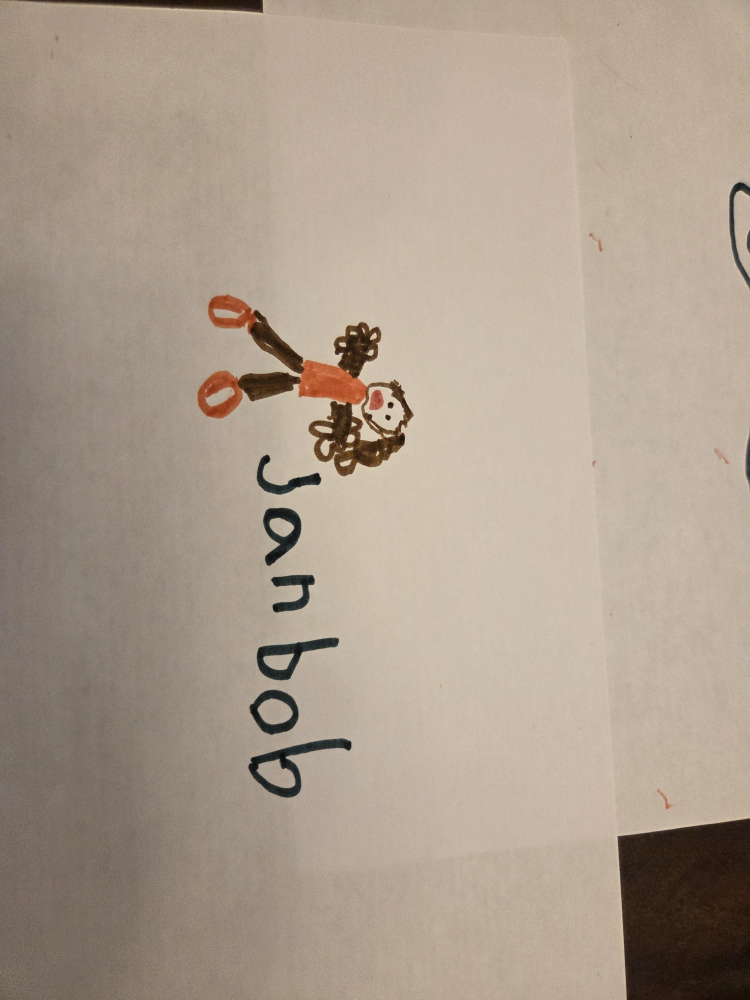
#> input picture assets/custom/img/player.jpg, 3000 x 4000 px (shown at 1/4 size)
$ python build_player.py
#> lines starting #> are read from the running program, lines starting #| are printed output that depends on the picture; after the words box and inside, x2 and y2 are one past the last pixel; in counts of white or black regions, pixels touching at a corner belong together
#!/usr/bin/env python3
"""
Build the player sprite (Janbob) from the photo of the crayon drawing.

  assets/custom/img/player.jpg  ->  assets/player.png      (RGBA, cut out)
                                    assets/janbob_name.png (handwritten name)

The source is a 3000x4000 phone photo with the drawing lying on its side, so:

  1. the sheet was photographed in portrait       -> rotate 90 deg CCW
  2. warm indoor light makes paper cream          -> one global per-channel gain
  3. paper white *is* the face and the gaps       -> alpha = the drawing's own
                                                     silhouette (ink + pigment,
                                                     holes filled), same trick as
                                                     tools/build_balls.py
  4. the name is written next to the figure       -> second sprite, its own cut

Nothing is redrawn, traced or smoothed: the crayon strokes and paper grain are
the photo's own pixels.

The sprite is cut so the character's raised right hand (screen left - the one he
throws with) is a known point on the canvas; the game prints/holds everything
from there. build_player.py prints that point as a fraction of the canvas:

    hand  x=0.247 y=0.218

Keep JANBOB_HAND in src/game.js in step with it if you ever re-cut the art.

Usage:  python3 tools/build_player.py [--preview OUTDIR]
Needs:  opencv-python-headless, numpy, pillow
"""
import argparse
import os
import sys

import cv2
import numpy as np

ROOT = os.path.dirname(os.path.dirname(os.path.abspath(__file__)))
SRC = os.path.join(ROOT, "assets/custom/img/player.jpg")
OUT = os.path.join(ROOT, "assets")

PAPER_TARGET = 236.0    # unpainted paper -> neutral grey-white, same as the balls
CANVAS_H = 520          # sprite height in px (drawn ~200px tall in game: 2.6x)
MARGIN = 12             # px of air around the drawing
CROP_PAD = 40           # px of paper kept around the figure before the cut
NAME_PAD = 22
NAME_W = 700            # the handwritten name is drawn ~200px wide in game
# This photo has a desk along the top and right edges, and the desk is pale
# enough to pass for paper in a brightness mask. The drawing sits in the left
# two-thirds, so the figure is looked for only there: x0, y0, x1, y1 as
# fractions of the rotated frame.
FIGURE_ROI = (0.00, 0.20, 0.62, 0.95)


def read_upright(path):
    """Photo is portrait, drawing is landscape: rotate so the figure stands up."""
    from PIL import Image
    # PIL on purpose: cv2.imread() honours the EXIF tag and would rotate again.
    img = cv2.cvtColor(np.asarray(Image.open(path).convert("RGB")), cv2.COLOR_RGB2BGR)
    return np.ascontiguousarray(np.rot90(img, 1))


def marks(img):
    """Pixels that are ink or pigment rather than paper."""
    lab = cv2.cvtColor(img, cv2.COLOR_BGR2LAB)
    L = lab[:, :, 0].astype(np.float32)
    chroma = np.hypot(lab[:, :, 1].astype(np.float32) - 128,
                      lab[:, :, 2].astype(np.float32) - 128)
    return (L < 110) | (chroma > 40)


def balance(crop):
    """One global per-channel gain, estimated from the unpainted paper."""
    lab = cv2.cvtColor(crop, cv2.COLOR_BGR2LAB)
    L = lab[:, :, 0].astype(np.float32)
    chroma = np.hypot(lab[:, :, 1].astype(np.float32) - 128,
                      lab[:, :, 2].astype(np.float32) - 128)
    pm = (L > np.percentile(L, 70)) & (chroma < 20)
    if pm.mean() < 0.05:                       # drawing fills the frame
        pm = (L > np.percentile(L, 90)) & (chroma < 25)
    med = np.median(crop[pm], axis=0)
    gains = PAPER_TARGET / np.maximum(med, 1)
    return np.clip(crop.astype(np.float32) * gains, 0, 255), med, gains


def paper_region(img):
    """The sheet itself: bright, neutral, hole-filled. Everything else is desk."""
    lab = cv2.cvtColor(img, cv2.COLOR_BGR2LAB)
    L = lab[:, :, 0].astype(np.float32)
    chroma = np.hypot(lab[:, :, 1].astype(np.float32) - 128,
                      lab[:, :, 2].astype(np.float32) - 128)
    bright = cv2.morphologyEx(((L > 120) & (chroma < 40)).astype(np.uint8),
                              cv2.MORPH_CLOSE, np.ones((41, 41), np.uint8))
    n, lab2, stats, _ = cv2.connectedComponentsWithStats(bright, 8)
    j = 1 + int(np.argmax(stats[1:, cv2.CC_STAT_AREA]))
    m = (lab2 == j).astype(np.uint8)
    flood = m.copy()
    pad = np.zeros((m.shape[0] + 2, m.shape[1] + 2), np.uint8)
    cv2.floodFill(flood, pad, (0, 0), 1)
    sheet = (m | (flood == 0).astype(np.uint8)).astype(np.uint8)
    return cv2.erode(sheet, np.ones((25, 25), np.uint8))   # stay off the sheet edge


def biggest(mask, k):
    """Largest connected blob of `mask` after closing gaps of k px."""
    m = cv2.morphologyEx(mask.astype(np.uint8), cv2.MORPH_CLOSE,
                         np.ones((k, k), np.uint8))
    n, lab, stats, _ = cv2.connectedComponentsWithStats(m, 8)
    j = 1 + int(np.argmax(stats[1:, cv2.CC_STAT_AREA]))
    return (lab == j).astype(np.uint8), tuple(int(v) for v in stats[j, :4])


def silhouette(crop):
    """Opaque = ink+pigment, gaps closed, enclosed paper (face!) filled."""
    m, box = biggest(marks(crop), 13)
    H, W = m.shape[:2]
    flood = m.copy()
    pad = np.zeros((H + 2, W + 2), np.uint8)
    cv2.floodFill(flood, pad, (0, 0), 1)
    holes = (flood == 0).astype(np.uint8)      # paper the border cannot reach
    filled = (m | holes).astype(np.uint8)
    a = cv2.GaussianBlur(filled * 255, (0, 0), 1.0)
    return a, filled, box


def cut(img, box, pad):
    x, y, w, h = box
    x0, y0 = max(0, x - pad), max(0, y - pad)
    x1, y1 = min(img.shape[1], x + w + pad), min(img.shape[0], y + h + pad)
    return img[y0:y1, x0:x1].copy()


def find_hand(mask, box):
    """The raised right hand (screen left): the art's leftmost extremity.

    The hand is a scribbled blob at arm's end, so take the leftmost point of the
    silhouette inside the shoulder band and then the centroid of the ink around
    it - the ball is pinned there, so it must sit inside the blob, not on its rim.
    """
    x, y, w, h = box
    sub = mask[y:y + h, x:x + w]
    band = sub[int(h * 0.12):int(h * 0.45), :]
    ys, xs = np.where(band > 0)
    if not len(xs):
        return w * 0.2, h * 0.3
    tip_x, tip_y = int(xs.min()), int(ys[np.argmin(xs)])

    x0, x1 = tip_x, min(w, tip_x + int(w * 0.16))
    y0, y1 = max(0, tip_y - int(h * 0.09)), min(band.shape[0], tip_y + int(h * 0.09))
    win = band[y0:y1, x0:x1]
    wy, wx = np.where(win > 0)
    if not len(wx):
        return tip_x, int(h * 0.12) + tip_y
    return x0 + wx.mean(), int(h * 0.12) + y0 + wy.mean()


def crop_to_alpha(canvas):
    a = canvas[:, :, 3]
    ys, xs = np.where(a > 8)
    return canvas[ys.min():ys.max() + 1, xs.min():xs.max() + 1]


def fit(canvas, height):
    h, w = canvas.shape[:2]
    s = height / h
    return cv2.resize(canvas, (max(1, int(round(w * s))), height),
                      interpolation=cv2.INTER_AREA)


def build():
    img = read_upright(SRC)
    print("source %dx%d (rotated upright)" % (img.shape[1], img.shape[0]))

    sheet = paper_region(img)
    roi = np.zeros(img.shape[:2], np.uint8)
    x0, y0, x1, y1 = [int(f * s) for f, s in zip(FIGURE_ROI, (img.shape[1], img.shape[0]) * 2)]
    roi[y0:y1, x0:x1] = 1
    fig_mask, box = biggest(marks(img) & (sheet > 0) & (roi > 0), 13)
    print("figure at %s" % (box,))
    crop = cut(img, box, CROP_PAD)
    bal, med, gains = balance(crop)
    a, filled, sub = silhouette(crop)

    out = np.zeros((crop.shape[0], crop.shape[1], 4), np.uint8)
    out[:, :, :3] = bal.astype(np.uint8)
    out[:, :, 3] = a
    out = crop_to_alpha(out)

    # hand: measured on the filled silhouette, then mapped into the trim
    hx, hy = find_hand(filled, sub)
    trim_y, trim_x = np.where(out[:, :, 3] > 8)[0].min(), np.where(out[:, :, 3] > 8)[1].min()
    hx, hy = hx - trim_x, hy - trim_y

    scale = (CANVAS_H - 2 * MARGIN) / out.shape[0]
    sprite = fit(out, CANVAS_H - 2 * MARGIN)
    canvas = np.zeros((CANVAS_H, sprite.shape[1] + 2 * MARGIN, 4), np.uint8)
    canvas[MARGIN:MARGIN + sprite.shape[0], MARGIN:MARGIN + sprite.shape[1]] = sprite

    hand = ((hx * scale + MARGIN) / canvas.shape[1],
            (hy * scale + MARGIN) / canvas.shape[0])

    print("paper BGR %s  gains %s" % ([int(v) for v in med], np.round(gains, 3).tolist()))
    print("sprite %dx%d  hand x=%.3f y=%.3f"
          % (canvas.shape[1], canvas.shape[0], hand[0], hand[1]))
    return canvas, hand, img, sheet, fig_mask, box


def build_name(img, sheet, fig_mask, box):
    """The handwritten 'Janbob' next to the figure, as its own cut-out."""
    x, y, w, h = box
    # everything on the sheet that is not the figure; the letters are what is
    # left in the strip to the right of the body
    rest = (marks(img) & (sheet > 0) &
            ~cv2.dilate(fig_mask, np.ones((41, 41), np.uint8)).astype(bool)
            ).astype(np.uint8)
    win = np.zeros_like(rest)
    win[max(0, y):y + h + 400, x + int(w * 0.62):min(img.shape[1], x + w + 1500)] = 1
    rest &= win
    rest = cv2.morphologyEx(rest, cv2.MORPH_CLOSE, np.ones((13, 13), np.uint8))

    n, lab, stats, _ = cv2.connectedComponentsWithStats(rest, 8)
    keep = [i for i in range(1, n) if stats[i, cv2.CC_STAT_AREA] > 800]
    if len(keep) < 3:
        return None
    km = np.isin(lab, keep).astype(np.uint8)
    ys, xs = np.where(km > 0)
    pad = NAME_PAD
    y0i, y1i = max(0, ys.min() - pad), min(img.shape[0], ys.max() + pad)
    x0i, x1i = max(0, xs.min() - pad), min(img.shape[1], xs.max() + pad)

    bal, med, gains = balance(img)
    out = np.zeros((y1i - y0i, x1i - x0i, 4), np.uint8)
    out[:, :, :3] = bal[y0i:y1i, x0i:x1i].astype(np.uint8)
    out[:, :, 3] = cv2.GaussianBlur(km[y0i:y1i, x0i:x1i] * 255, (0, 0), 1.0)
    if out.shape[1] > NAME_W:                  # it is drawn ~200px wide in game
        s = NAME_W / out.shape[1]
        out = cv2.resize(out, (NAME_W, int(round(out.shape[0] * s))),
                         interpolation=cv2.INTER_AREA)
    print("name   %dx%d (%d letters)" % (out.shape[1], out.shape[0], len(keep)))
    return out


def main():
    ap = argparse.ArgumentParser()
    ap.add_argument("--preview", metavar="OUTDIR", help="write diagnostics here")
    args = ap.parse_args()

    from PIL import Image
    canvas, hand, img, sheet, fig_mask, box = build()
#| source 4000x3000 (rotated upright)
#> in paper_region, `n, lab2, stats, _ = cv2.connectedComponentsWithStats(bright, 8)`:
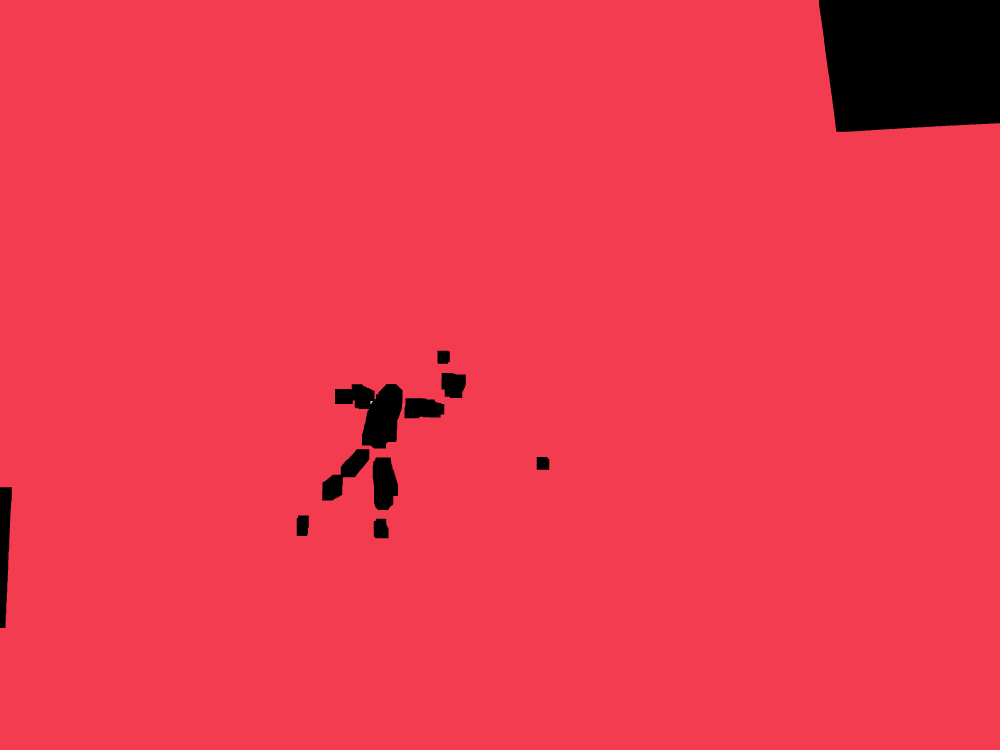
#> lab2: shape (3000, 4000) int32 (shown at 1/4 size); 4 distinct labels, from 0 to 3; one colour per label, 0 black
#> in paper_region, `n, lab2, stats, _ = cv2.connectedComponentsWithStats(bright, 8)`: n = 4; stats = [[0, 0, 4000, 2512, 477701], [0, 0, 4000, 3000, 11522208], [1481, 1604, 10, 12, 88], [1478, 1628, 2, 2, 3]]
#> in paper_region, `j = 1 + int(np.argmax(stats[1:, cv2.CC_STAT_AREA]))`: j = 1
#> in biggest, `n, lab, stats, _ = cv2.connectedComponentsWithStats(m, 8)`: n = 10; stats = [[0, 0, 4000, 3000, 11734833], [1182, 1346, 722, 862, 197198], [1607, 1425, 27, 24, 488], [1659, 1437, 22, 21, 352], [1819, 1715, 159, 258, 12149], [2300, 1741, 150, 174, 12758], [2032, 1795, 232, 152, 17581], [0, 1947, 52, 903, 24639], [2135, 2803, 1, 1, 1], [2052, 2831, 1, 1, 1]]
#> in biggest, `j = 1 + int(np.argmax(stats[1:, cv2.CC_STAT_AREA]))`: j = 1
#> in build, `fig_mask, box = biggest(marks(img) & (sheet > 0) & (roi > 0), 13)`: box = (1182, 1346, 722, 862)
#| figure at (1182, 1346, 722, 862)
#> in cut, `x, y, w, h = box`: x = 1182; y = 1346; w = 722; h = 862
#> in cut, `x0, y0 = max(0, x - pad), max(0, y - pad)`: x0 = 1142; y0 = 1306
#> in cut, `x1, y1 = min(img.shape[1], x + w + pad), min(img.shape[0], y + h + pad)`: x1 = 1944; y1 = 2248
#> in balance, `med = np.median(crop[pm], axis=0)`: med = [174, 192, 206]
#> in balance, `gains = PAPER_TARGET / np.maximum(med, 1)`: gains = [1.36, 1.23, 1.15]
#> in build, `bal, med, gains = balance(crop)`: med = [174, 192, 206]; gains = [1.36, 1.23, 1.15]
#> call 2 of biggest, with k = 13
#> in biggest (call 2), `n, lab, stats, _ = cv2.connectedComponentsWithStats(m, 8)`:
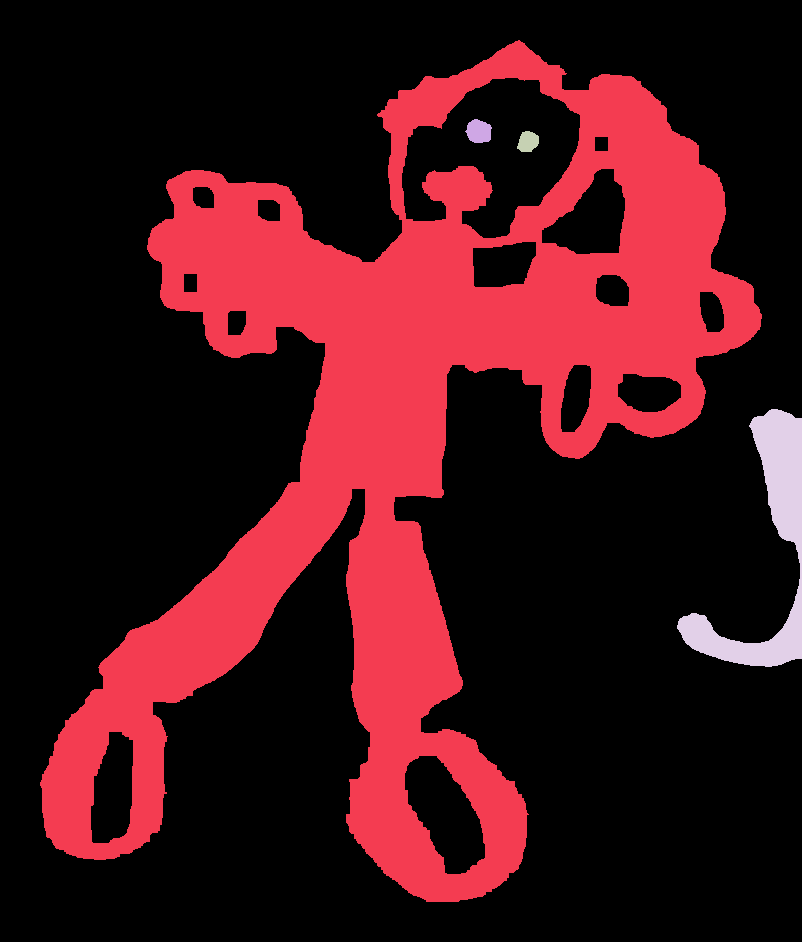
#> lab: shape (942, 802) int32; 5 distinct labels, from 0 to 4; one colour per label, 0 black
#> in biggest (call 2), `n, lab, stats, _ = cv2.connectedComponentsWithStats(m, 8)`: n = 5; stats = [[0, 0, 802, 942, 548568], [40, 40, 722, 862, 197198], [465, 119, 27, 24, 488], [517, 131, 22, 21, 352], [677, 409, 125, 258, 8878]]
#> in silhouette, `m, box = biggest(marks(crop), 13)`: box = (40, 40, 722, 862)
#> in find_hand, `x, y, w, h = box`: x = 40; w = 722; h = 862
#> in find_hand, `tip_x, tip_y = int(xs.min()), int(ys[np.argmin(xs)])`: tip_x = 107; tip_y = 102
#> in find_hand, `x0, x1 = tip_x, min(w, tip_x + int(w * 0.16))`: x0 = 107; x1 = 222
#> in find_hand, `y0, y1 = max(0, tip_y - int(h * 0.09)), min(band.shape[0], tip_y + int..`: y0 = 25; y1 = 179
#> in find_hand, `wy, wx = np.where(win > 0)`: wy = 14145 values from 2 to 153; wx = 14145 values, max 114 at index 688, min 0 at index 6707, mean 64.26
#> in build, `hx, hy = find_hand(filled, sub)`: hx = 171.3; hy = 207.6
#> in build, `trim_y, trim_x = np.where(out[:, :, 3] > 8)[0].min(), np.where(out[:, ..`: trim_y = 0
#> in build, `hand = ((hx * scale + MARGIN) / canvas.shape[1], (hy * scale + MARGIN)..`: hand = (0.25, 0.252)
#| paper BGR [174, 192, 206]  gains [1.356, 1.229, 1.146]
#| sprite 440x520  hand x=0.250 y=0.252
#> hand = (0.25, 0.252); box = (1182, 1346, 722, 862)

    def save(path, arr):
        # palette PNG: crayon + paper grain is flat enough that 160 colours
        # look identical and cost a fifth of the bytes (these get inlined into
        # the single-file build)
        im = Image.fromarray(arr[:, :, [2, 1, 0, 3]], "RGBA")
        im.quantize(colors=160, method=Image.Quantize.FASTOCTREE).save(path, optimize=True)
        print("  %-28s %5.1f KB" % (os.path.relpath(path, ROOT),
                                    os.path.getsize(path) / 1024))

    save(os.path.join(OUT, "player.png"), canvas)
    name = build_name(img, sheet, fig_mask, box)
#> in build_name, `x, y, w, h = box`: x = 1182; y = 1346; w = 722; h = 862
#> in build_name, `rest &= win`:
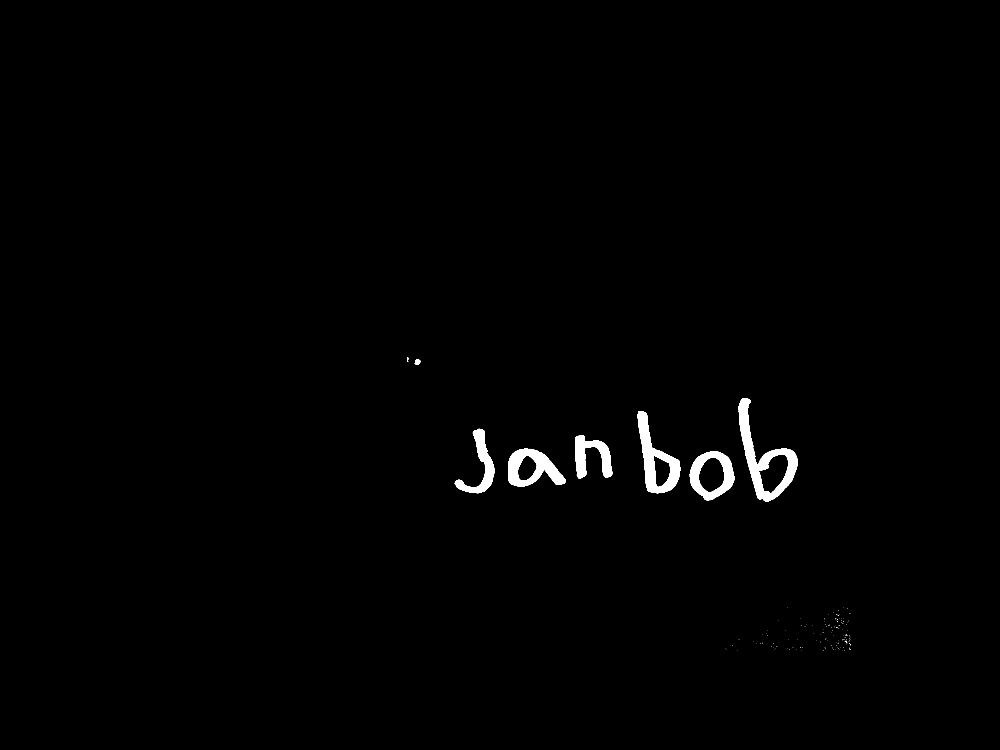
#> rest: shape (3000, 4000) (shown at 1/4 size); values 0 (black) and 1 (white), 0.88% white; 155 white regions (147 under 20 px), largest, box (x1, y1, x2, y2) and area: (2954, 1594, 3191, 2007) 26424, (2551, 1644, 2721, 1973) 20786, (2032, 1795, 2264, 1947) 17500
#> in build_name, `n, lab, stats, _ = cv2.connectedComponentsWithStats(rest, 8)`: n = 86; stats = 86 rows, first 6: [0, 0, 4000, 3000, 11892622], [1629, 1430, 5, 18, 70], [1659, 1437, 22, 21, 352], [2954, 1594, 237, 413, 26705], [2551, 1644, 170, 329, 20861], [1819, 1715, 159, 258, 12149]
#> in build_name, `keep = [i for i in range(1, n) if stats[i, cv2.CC_STAT_AREA] > 800]`: keep = [3, 4, 5, 6, 7, 8]
#> in build_name, `y0i, y1i = max(0, ys.min() - pad), min(img.shape[0], ys.max() + pad)`: y0i = 1572; y1i = 2028
#> in build_name, `x0i, x1i = max(0, xs.min() - pad), min(img.shape[1], xs.max() + pad)`: x0i = 1797; x1i = 3212
#> in build_name, `bal, med, gains = balance(img)`: med = [170, 187, 201]; gains = [1.39, 1.26, 1.17]
#> in build_name, `out[:, :, 3] = cv2.GaussianBlur(km[y0i:y1i, x0i:x1i] * 255, (0, 0), 1.0)`:
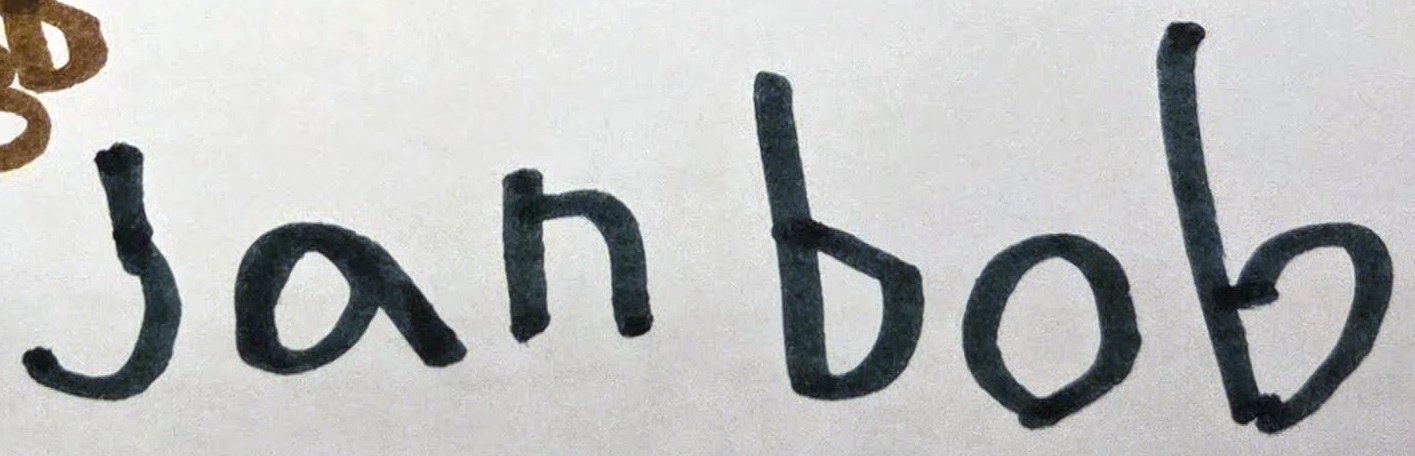
#> out: shape (456, 1415, 4); mean of channels 0, 1, 2, 3 188, 188.8, 187.4, 41.7; drawn as B, G, R
#| name   700x226 (6 letters)
    if name is not None:
        save(os.path.join(OUT, "janbob_name.png"), name)

    if args.preview:
        os.makedirs(args.preview, exist_ok=True)
        for label, bg in (("grass", (0x5d, 0xa8, 0x51)), ("paper", (0xd7, 0xd2, 0xc4))):
            comp = canvas[:, :, :3].astype(np.float32) * (canvas[:, :, 3:4] / 255.0) \
                + np.array(bg, np.float32) * (1 - canvas[:, :, 3:4] / 255.0)
            im = comp.astype(np.uint8)
            hx = int(round(hand[0] * im.shape[1]))
            hy = int(round(hand[1] * im.shape[0]))
            cv2.drawMarker(im, (hx, hy), (0, 0, 255), cv2.MARKER_CROSS, 26, 2)
            cv2.circle(im, (hx, hy), 26, (0, 0, 255), 2)
            cv2.imwrite(os.path.join(args.preview, "player_on_%s.png" % label), im)
        if name is not None:
            n = cv2.resize(name, (name.shape[1] * 2, name.shape[0] * 2),
                           interpolation=cv2.INTER_AREA)
            comp = n[:, :, :3].astype(np.float32) * (n[:, :, 3:4] / 255.0) + 200 * (1 - n[:, :, 3:4] / 255.0)
            cv2.imwrite(os.path.join(args.preview, "name.png"), comp.astype(np.uint8))
        print("previews ->", args.preview)


if __name__ == "__main__":
    main()
